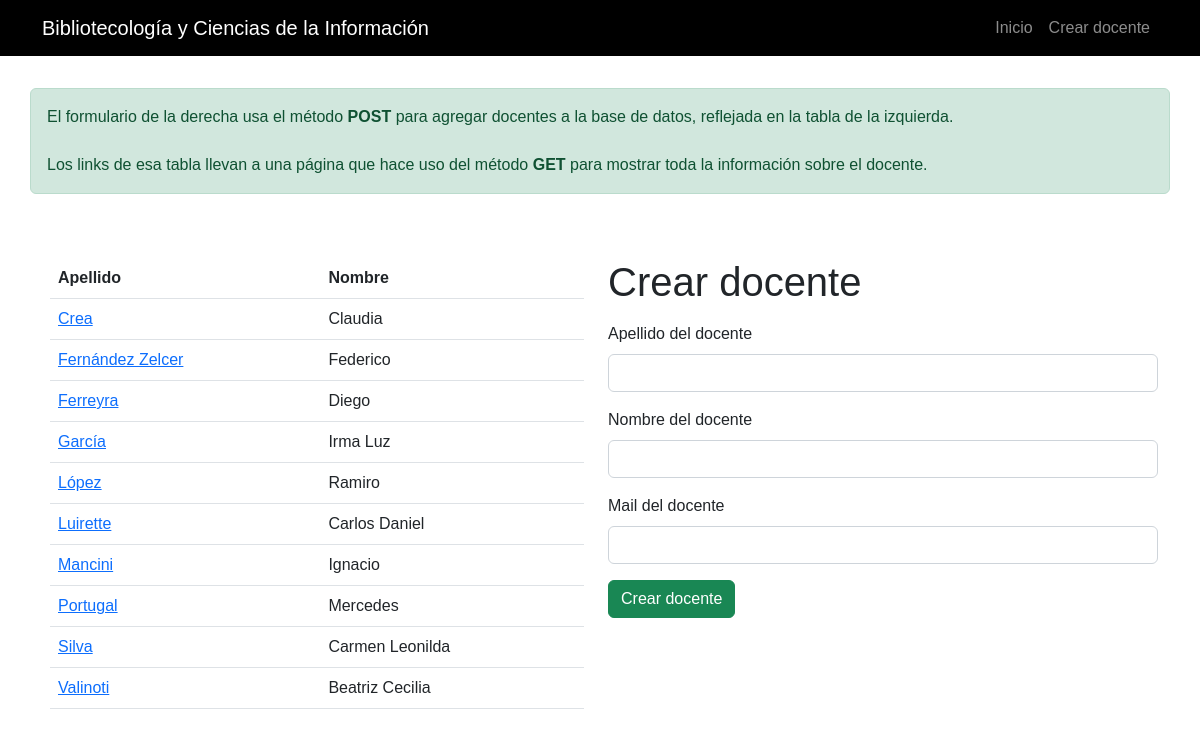
Screenshot of /create_docente.php with the database file from the repository.
### tables this page shows
CREATE TABLE `docentes` (
  `id_docente` int(11) NOT NULL,
  `apellido_docente` varchar(256) NOT NULL,
  `nombre_docente` varchar(256) NOT NULL,
  `contacto_docente` varchar(256) DEFAULT NULL
);

### create_docente.php (the view, shortened to what this page needs)
<?php
include 'php/db.php';
$all_docentes = "SELECT * FROM docentes ORDER BY apellido_docente ASC";
$result_all_docentes = $conexion -> query($all_docentes);
?>
<!DOCTYPE html>
<html lang="es">
<head>
	<link rel="stylesheet" href="css/style.min.css">
</head>
<body>
	<?php include 'inc/nav.php' ?>
	<div class="container">
		<div class="row pt-3 mt-3">
			<div class="alert alert-success">
				El formulario de la derecha usa el método <b>POST</b> para agregar docentes a la base de datos, reflejada en la tabla de la izquierda. <br> <br> Los links de esa tabla llevan a una página que hace uso del método <b>GET</b> para mostrar toda la información sobre el docente.
			</div>
		</div>
		<div class="row py-5 g-3">
			<div class="col-md-6 col-sm-12 px-3">
				<table class="table table-hover" id="tabla">
					<thead>
						<tr>
							<th scope="col">Apellido</th>
							<th scope="col">Nombre</th>
						</tr>
					</thead>
					<tbody>
						<?php while ($docente = $result_all_docentes -> fetch_assoc()) { ?>
						<tr>
							<td>
								<a href="read_docente.php?id=<?php echo $docente['id_docente'] ?>">
									<?php echo utf8_encode($docente['apellido_docente']) ?>
								</a>
							</td>
							<td><?php echo utf8_encode($docente['nombre_docente']) ?></td>
						</tr>
						<?php } ?>
					</tbody>
				</table>
			</div>
			<div class="col-md-6 col-sm-12">
				<form action="" method="POST">
					<h1>Crear docente</h1>
					<div class="col-12 mt-3">
						<label class="form-label">Apellido del docente</label>
						<input name="apellido_docente" type="text" class="form-control">
					</div>
					<div class="col-12 mt-3">
						<label class="form-label">Nombre del docente</label>
						<input name="nombre_docente" type="text" class="form-control">
					</div>
					<div class="col-12 mt-3">
						<label class="form-label">Mail del docente</label>
						<input name="contacto_docente" type="email" class="form-control">
					</div>
					<div class="col-12">
						<button type="submit" name="create" class="btn btn-success mt-3">Crear docente</button>
					</div>
				</form>
			</div>
		</div>
	</div>
</body>
</html>

### rows the page displays
docentes: apellido_docente "Crea", nombre_docente "Claudia"
docentes: apellido_docente "Fernández Zelcer", nombre_docente "Federico"
docentes: apellido_docente "Ferreyra", nombre_docente "Diego"
docentes: apellido_docente "García", nombre_docente "Irma Luz"
docentes: apellido_docente "López", nombre_docente "Ramiro"
docentes: apellido_docente "Luirette", nombre_docente "Carlos Daniel"
docentes: apellido_docente "Mancini", nombre_docente "Ignacio"
docentes: apellido_docente "Portugal", nombre_docente "Mercedes"
docentes: apellido_docente "Silva", nombre_docente "Carmen Leonilda"
docentes: apellido_docente "Valinoti", nombre_docente "Beatriz Cecilia"
